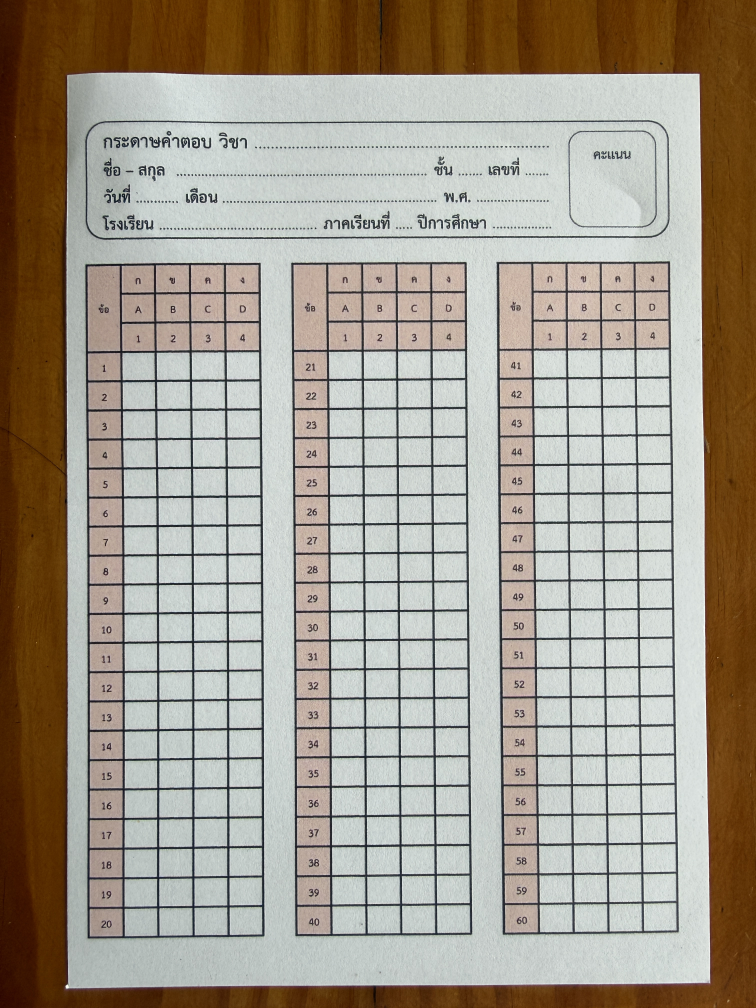
#> input picture tests/fixtures/default2/sheet.jpg, 3024 x 4032 px, found by its file name (shown at 1/4 size)
$ python calibrate_default2.py
#> lines starting #> are read from the running program, lines starting #| are printed output that depends on the picture; after the words box and inside, x2 and y2 are one past the last pixel; in counts of white or black regions, pixels touching at a corner belong together
#> further down, img is the input picture: shape (4032, 3024, 3); mean B, G, R 141.8, 155.1, 163.1
"""Calibration tool for Default #2 answer sheet."""

from __future__ import annotations

from pathlib import Path

import cv2
import numpy as np


def order_points(pts: np.ndarray) -> np.ndarray:
    """Order points: top-left, top-right, bottom-right, bottom-left."""
    rect = np.zeros((4, 2), dtype=np.float32)
    s = pts.sum(axis=1)
    rect[0] = pts[np.argmin(s)]  # top-left
    rect[2] = pts[np.argmax(s)]  # bottom-right
    diff = np.diff(pts, axis=1)
    rect[1] = pts[np.argmin(diff)]  # top-right
    rect[3] = pts[np.argmax(diff)]  # bottom-left
    return rect


def warp_paper(
    img: np.ndarray, target_w: int = 1200, target_h: int = 1720
) -> tuple[np.ndarray, np.ndarray]:
#> called with target_w = 1200, target_h = 1720
    gray = cv2.cvtColor(img, cv2.COLOR_BGR2GRAY)
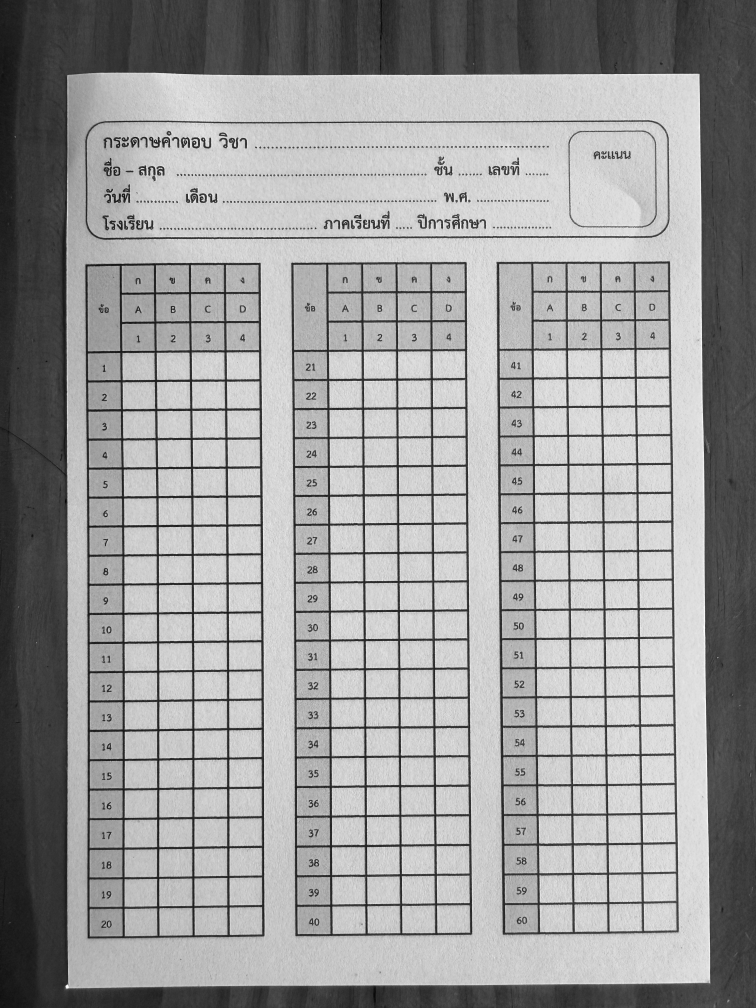
#> gray: shape (4032, 3024) (shown at 1/4 size); min 0, max 255, mean 156
    _, thresh = cv2.threshold(gray, 120, 255, cv2.THRESH_BINARY)
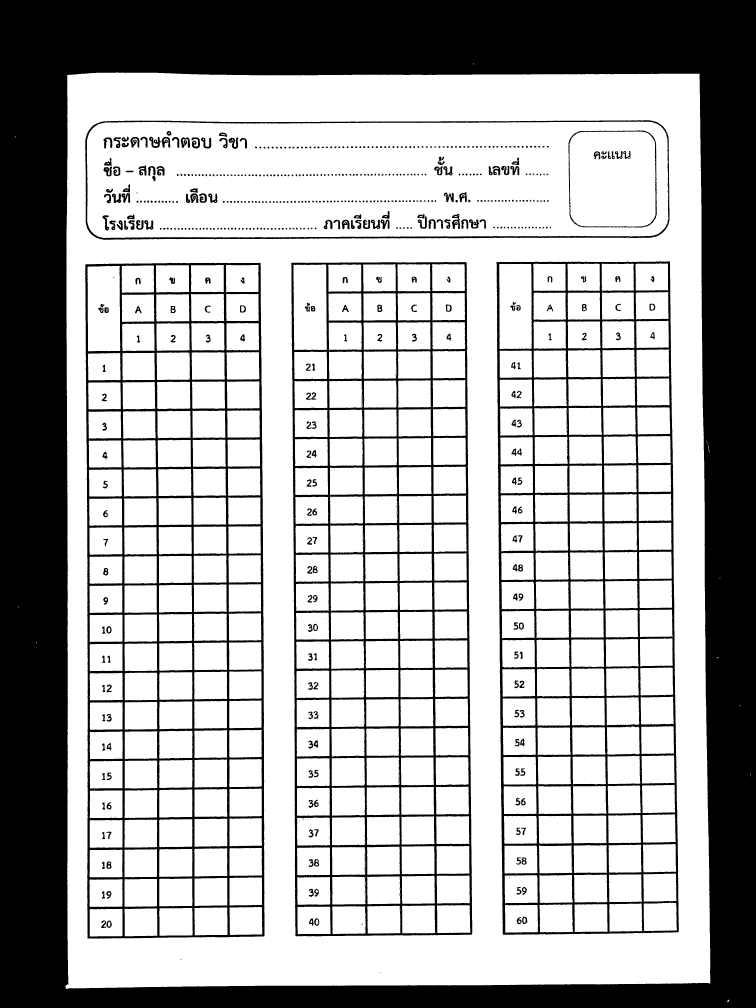
#> thresh: shape (4032, 3024) (shown at 1/4 size); 68.4% white; 731 black regions (175 under 20 px), largest, box (x1, y1, x2, y2) and area: (0, 0, 3024, 4032) 2900743, (341, 1051, 1058, 3754) 275983, (1165, 1048, 1889, 3745) 266232
    kernel = cv2.getStructuringElement(cv2.MORPH_RECT, (15, 15))
    closed = cv2.morphologyEx(thresh, cv2.MORPH_CLOSE, kernel)
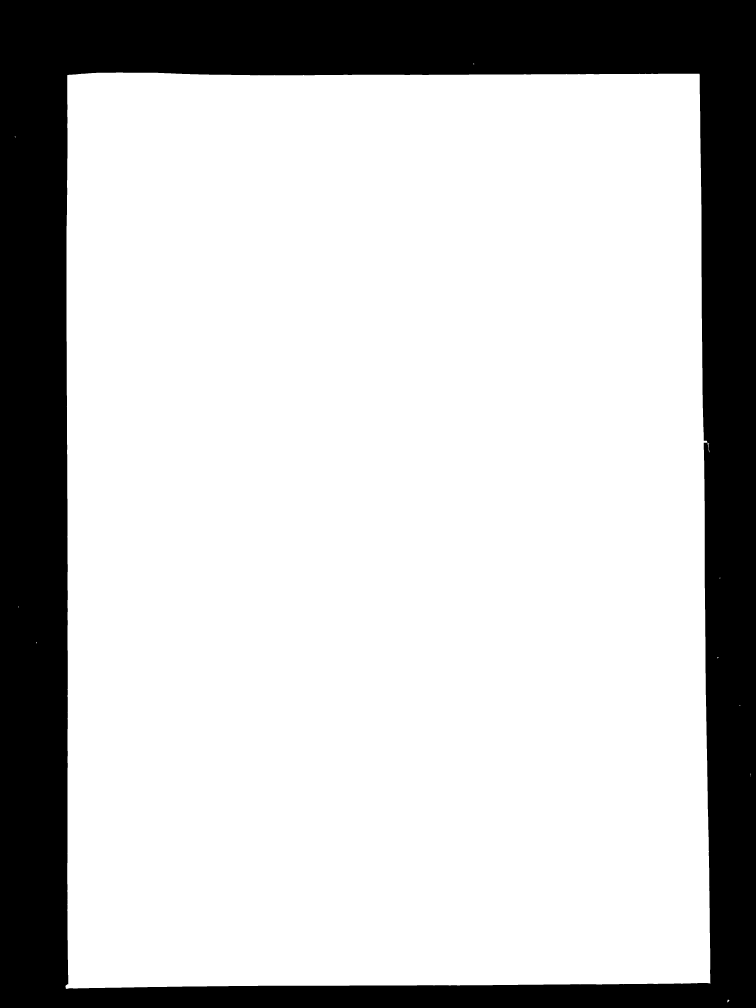
#> closed: shape (4032, 3024) (shown at 1/4 size); 76.2% white; 1 black region
    contours, _ = cv2.findContours(closed, cv2.RETR_EXTERNAL, cv2.CHAIN_APPROX_SIMPLE)
#> contours = 12 contours, 9 with area under 20; largest, box (x1, y1, x2, y2) and area: (262, 290, 2842, 3956) 9286710, (2830, 1773, 2838, 1810) 40, (2909, 3998, 2918, 4009) 38
    contours = sorted(contours, key=cv2.contourArea, reverse=True)

    paper_contour = contours[0]
#> paper_contour = contour of 436 points, box (x1, y1, x2, y2) (262, 290, 2842, 3956), area 9286710
    peri = cv2.arcLength(paper_contour, True)
#> peri = 12519.6
    approx = cv2.approxPolyDP(paper_contour, 0.02 * peri, True)
#> approx = [[270, 300], [264, 3955], [2841, 3933], [2797, 295]]
    if len(approx) == 4:
        pts = approx.reshape(4, 2).astype(np.float32)
#> pts has the same summary as approx
    else:
        rect = cv2.minAreaRect(paper_contour)
        pts = cv2.boxPoints(rect).astype(np.float32)

    ordered = order_points(pts)
#> in order_points, `s = pts.sum(axis=1)`: s = [570, 4219, 6774, 3092]
#> in order_points, `diff = np.diff(pts, axis=1)`: diff = [30, 3691, 1092, -2502]
#> ordered = [[270, 300], [2797, 295], [2841, 3933], [264, 3955]]
    dst = np.array(
        [[0, 0], [target_w - 1, 0], [target_w - 1, target_h - 1], [0, target_h - 1]],
        dtype=np.float32,
    )
    matrix = cv2.getPerspectiveTransform(ordered, dst)
#> matrix = [[0.473, 0.000776, -127.9], [0.00095, 0.48, -144.3], [-1.79e-06, 5.44e-06, 1]]
    warped = cv2.warpPerspective(img, matrix, (target_w, target_h))
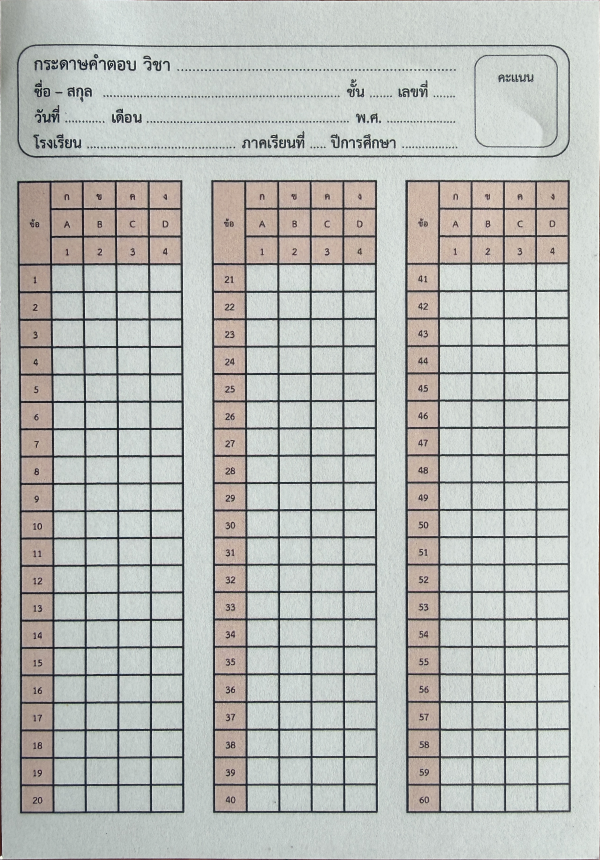
#> warped: shape (1720, 1200, 3) (shown at 1/2 size); mean B, G, R 183.4, 187.1, 184.7
    return warped, matrix


if __name__ == "__main__":
    img_path = Path("tests/fixtures/default2/sheet.jpg")
    img = cv2.imread(str(img_path))
    warped, m = warp_paper(img, 1200, 1720)
#> m has the same summary as matrix in warp_paper
    out_dir = Path("docs/evidence")
    out_dir.mkdir(parents=True, exist_ok=True)
    cv2.imwrite(str(out_dir / "default2_warped.png"), warped)

    # Geometry definition
    # Block 0: Q1-20
    b0_cols = [103, 168, 234, 299, 364]
    b0_rows = [
        528,
        583,
        639,
        693,
        748,
        803,
        857,
        912,
        967,
        1022,
        1076,
        1131,
        1185,
        1240,
        1294,
        1350,
        1405,
        1460,
        1515,
        1569,
        1624,
    ]

    # Block 1: Q21-40
    b1_cols = [491, 557, 621, 687, 752]
    b1_rows = [
        527,
        583,
        639,
        693,
        748,
        803,
        857,
        912,
        966,
        1021,
        1076,
        1131,
        1185,
        1240,
        1294,
        1350,
        1405,
        1459,
        1514,
        1568,
        1623,
    ]

    # Block 2: Q41-60
    b2_cols = [878, 943, 1008, 1073, 1138]
    b2_rows = [
        527,
        582,
        638,
        692,
        747,
        802,
        857,
        911,
        966,
        1021,
        1076,
        1130,
        1185,
        1239,
        1294,
        1349,
        1404,
        1459,
        1513,
        1568,
        1623,
    ]

    student_number_roi = [856, 140, 935, 205]
    score_roi = [950, 111, 1114, 294]

    overlay = warped.copy()

    # Draw blocks
    blocks_meta = [
        (0, 1, 20, b0_cols, b0_rows),
        (1, 21, 40, b1_cols, b1_rows),
        (2, 41, 60, b2_cols, b2_rows),
    ]

    for b_idx, q_start, q_end, cols, rows in blocks_meta:
        # Draw block outer boundary
        cv2.rectangle(overlay, (cols[0], rows[0]), (cols[-1], rows[-1]), (255, 0, 0), 2)
        for r_idx in range(len(rows) - 1):
            q_num = q_start + r_idx
            y1, y2 = rows[r_idx], rows[r_idx + 1]
            for c_idx in range(len(cols) - 1):
                x1, x2 = cols[c_idx], cols[c_idx + 1]
                # Draw cell box in green
                cv2.rectangle(overlay, (x1 + 4, y1 + 4), (x2 - 4, y2 - 4), (0, 200, 0), 1)
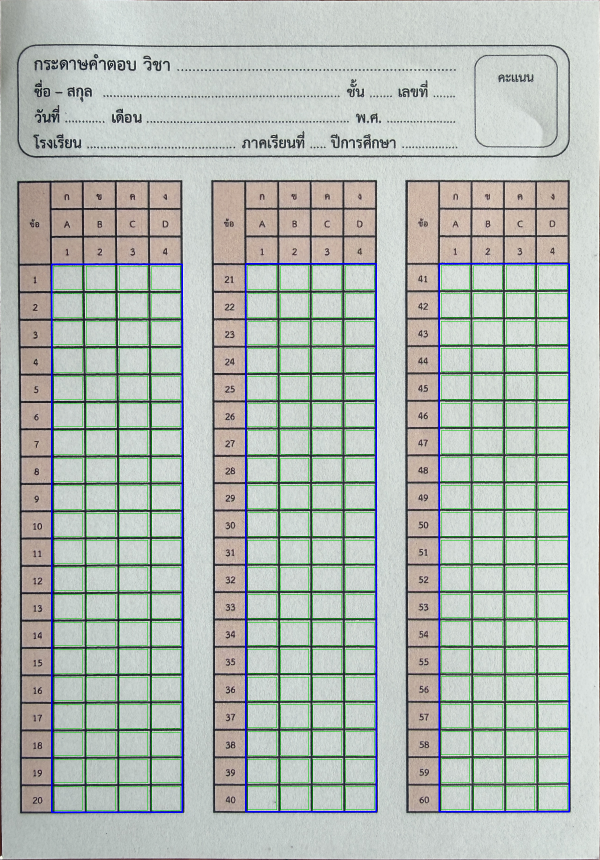
#> overlay: shape (1720, 1200, 3) (shown at 1/2 size); 3.6% of pixels changed, all inside (x1, y1, x2, y2) = (102, 526, 1140, 1626)

    # Draw student number ROI in magenta
    cv2.rectangle(
        overlay,
        (student_number_roi[0], student_number_roi[1]),
        (student_number_roi[2], student_number_roi[3]),
        (255, 0, 255),
        2,
    )
    cv2.putText(
        overlay,
        "No.",
        (student_number_roi[0], student_number_roi[1] - 5),
        cv2.FONT_HERSHEY_SIMPLEX,
        0.5,
        (255, 0, 255),
        1,
    )
#> overlay: shape (1720, 1200, 3); mean B, G, R 180.8, 186.2, 179.2

    # Draw score ROI in orange
    cv2.rectangle(
        overlay, (score_roi[0], score_roi[1]), (score_roi[2], score_roi[3]), (0, 140, 255), 2
    )
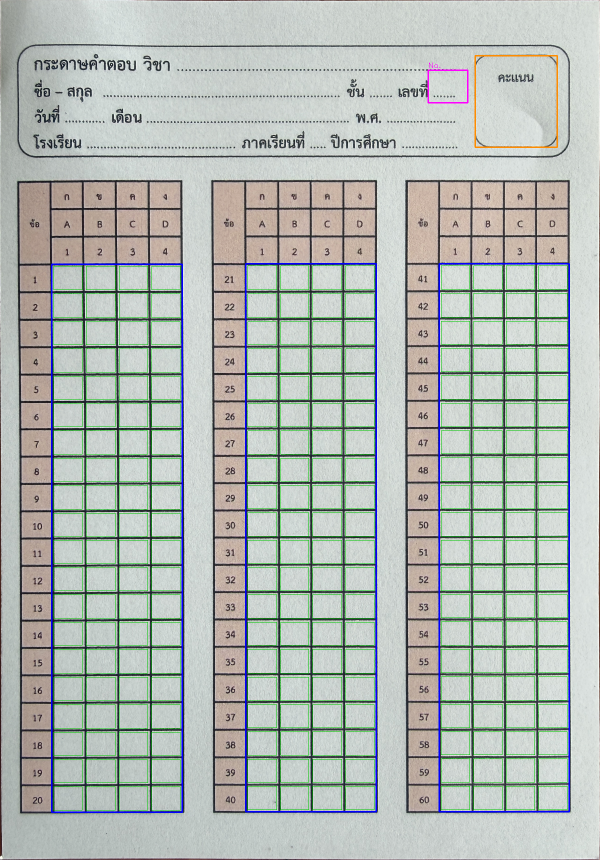
#> overlay: shape (1720, 1200, 3) (shown at 1/2 size); mean B, G, R 180.7, 186.2, 179.3
    cv2.putText(
        overlay,
        "Score",
        (score_roi[0], score_roi[1] - 5),
        cv2.FONT_HERSHEY_SIMPLEX,
        0.5,
        (0, 140, 255),
        1,
    )
#> overlay: shape (1720, 1200, 3); under 0.01% of pixels changed, all inside (x1, y1, x2, y2) = (952, 96, 994, 107)

    cv2.imwrite(str(out_dir / "default2_full_overlay.png"), overlay)
    print("Full overlay saved to docs/evidence/default2_full_overlay.png")
